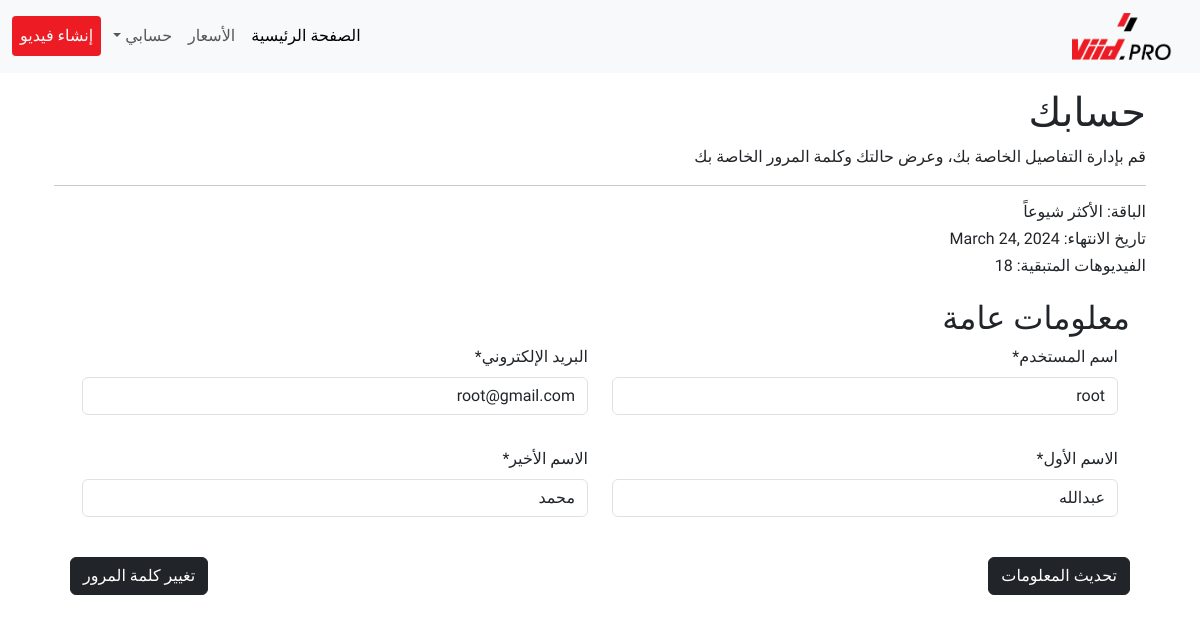
/accounts/profile/ (signed in), run on an earlier commit of the app's database.
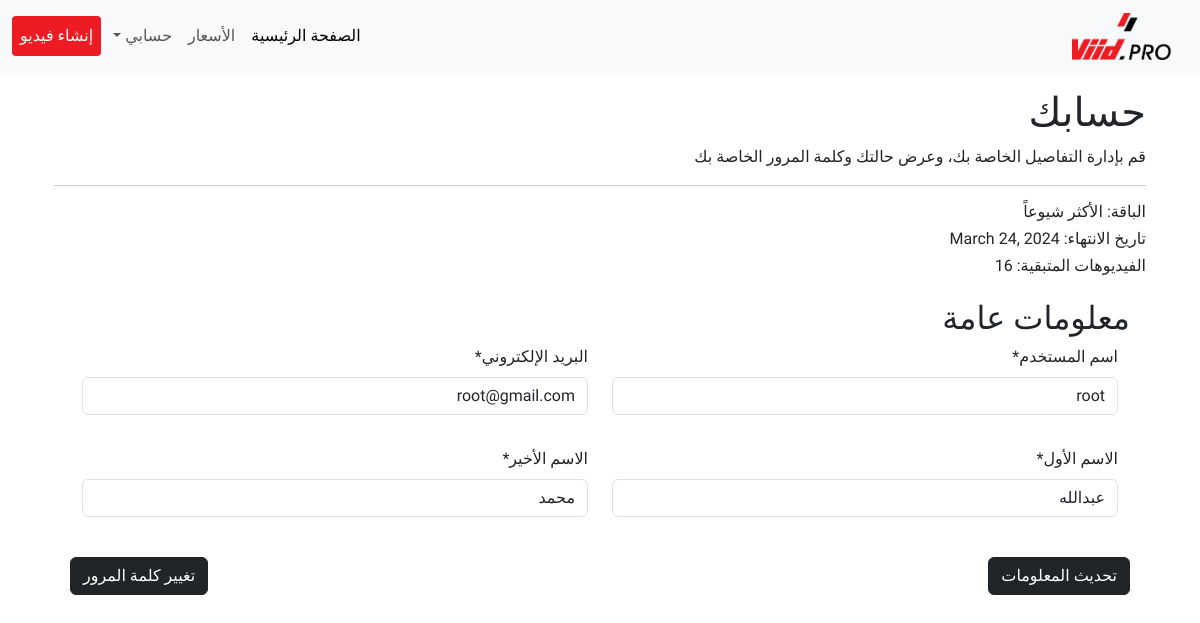
And on a later commit of the database.
### pay/models.py (models this page shows, shortened)
class Subscription(models.Model):
    user = models.OneToOneField(User, on_delete=models.CASCADE)
    plan = models.ForeignKey(Plan, on_delete=models.CASCADE)
    start_date = models.DateField(auto_now_add=True)
    end_date_time = models.DateField(blank=True, null=True)
    videos_per_months = models.IntegerField(default=0)

class Plan(models.Model):
    name=models.CharField(max_length=100, verbose_name='اسم الباقة')
    price=models.IntegerField(verbose_name="سعر الباقة")
    validaity=models.CharField(max_length=100, verbose_name="دورة الباقة (30 يوم)")
    unlimited=models.BooleanField(default=False, verbose_name='غير محدودة')
    videos_per_months = models.IntegerField(default=0)
    def __str__(self):
        return self.name

### users/views.py (the view)
# urls.py: path('profile/', profile, name='profile'),
@login_required
def profile(request):
    user = request.user
    try:
        subscription = Subscription.objects.get(user=user)
    except:
        return redirect('/pay/plans/')
    profile = Profile.objects.get(user=user)
    user_update = UserUpdateForm(instance=user)
    profile_update = UpdateProfileForm(instance=profile)
    if request.POST: # Save
        user_update = UserUpdateForm(request.POST, instance=request.user)
        profile_update = UpdateProfileForm(request.POST, request.FILES, instance=profile)
        if user_update.is_valid() and profile_update.is_valid():
            user_update.save()
            profile_update.save(commit=False)
            profile_update.user = request.user
            profile_update.save()
            print('Saved !!!')
            print('save successfully !') # test code
    else: # Show
        user_update = UserUpdateForm(instance=user)
        profile_update = UpdateProfileForm(instance=profile)
    context = {
        'user_update': user_update,
        'profile_update': profile_update,
        'subscription': subscription,
    }
    return render(request, 'users/profile.html', context)

### users/forms.py
class UserUpdateForm(forms.ModelForm):
    username = forms.CharField(label='اسم المستخدم', widget=forms.TextInput(attrs={"class": "form-control"}))
    email = forms.EmailField(label="البريد الإلكتروني", widget=forms.TextInput(attrs={'class': 'form-control'}))
    first_name = forms.CharField(label='الاسم الأول', widget=forms.TextInput(attrs={'class': 'form-control'}))
    last_name = forms.CharField(label="الاسم الأخير", widget=forms.TextInput(attrs={"class": "form-control"}))
    class Meta:
        model = User
        fields = ["username", 'first_name', 'last_name', 'email']

class UpdateProfileForm(forms.ModelForm):
    class Meta:
        model = Profile
        fields = ['image']

### users/templates/users/profile.html (shortened to what this page needs)
{% extends 'base.html' %}
{% load static %}
{% load crispy_forms_tags %}
{% block content %}
<div class="container">
  <h1>حسابك</h1>
  <p>قم بإدارة التفاصيل الخاصة بك، وعرض حالتك وكلمة المرور الخاصة بك</p>
  <hr>
  <div>
    <h6>الباقة: {{subscription.plan}}</h6>
    <h6>تاريخ الانتهاء: {{subscription.end_date_time}}</h6>
    <h6>الفيديوهات المتبقية: {{subscription.videos_per_months}}</h6>
  </div>
  <div class="public-information">
    <h2>معلومات عامة</h2>
  <form method="POST" enctype="multipart/form-data">
    <div class="container">
      <div class="row">
        <div class="col-sm-6">
          {{user_update.username|as_crispy_field}}
        </div>
        <div class="col-sm-6">
          {{user_update.email|as_crispy_field}}
        </div>
      </div>
      <div class="row mt-3">
        <div class="col-sm-6">
          {{user_update.first_name|as_crispy_field}}
        </div>
        <div class="col-sm-6">
          {{user_update.last_name|as_crispy_field}}
        </div>
      </div>
    </div>
        <br>
        <div class="grid">
          <div class="item" style="display: flex; justify-content: space-between; width: 100%;">
            <button type="submit" class="btn btn-dark">تحديث المعلومات</button>
            <a href="{% url 'account_reset_password' %}" class="btn btn-dark">تغيير كلمة المرور</a>
          </div>
        </div>
      </form>
      <br>
  </div>
</div>
{% endblock %}

### templates/base.html (shortened to what this page needs)
{% load static %}
<!DOCTYPE html>
<html lang="ar" dir="rtl">
<head>
    <link rel="stylesheet" href="https://cdnjs.cloudflare.com/ajax/libs/font-awesome/6.4.0/css/all.min.css" />
    <link href="https://cdn.jsdelivr.net/npm/bootstrap@5.3.0-alpha1/dist/css/bootstrap.min.css" rel="stylesheet">
</head>
<body>
  <nav class="navbar navbar-expand-lg bg-body-tertiary">
    <div class="container-fluid">
      <a class="navbar-brand" href="{% url 'pages:index' %}">
        <img src="{% static 'images/logo.png' %}" width="100" class="d-inline-block align-top" alt="Your Logo">
      </a>
      <div class="collapse navbar-collapse" id="navbarSupportedContent">
        <ul class="navbar-nav me-auto mb-2 mb-lg-0">
          <li class="nav-item">
            <a class="nav-link active" aria-current="page" href="{% url 'pages:index' %}">الصفحة الرئيسية</a>
          </li>
          <li class="nav-item">
            <a class="nav-link" href="{% url 'pay:plans' %}">الأسعار</a>
          </li>
          {% if not user.is_authenticated %}
          <li class="nav-item">
            <a href="{% url 'account_login' %}" class="nav-link">تسجيل دخول</a>
          </li>
          {% else %}
          <li class="nav-item dropdown">
            <a class="nav-link dropdown-toggle" href="#" role="button" data-bs-toggle="dropdown" aria-expanded="false">
              حسابي
            </a>
          </li>
          {% endif %}
          <li class="nav-item">
            <a class="nav-link btn btn-sm text-light " style="background-color: #ed1c24;" href="{% url 'video:combine-images' %}">إنشاء فيديو</a>
          </li>
        </ul>
      </div>
    </div>
  </nav>
      <div class="container mt-3 mb-3">
        {% block content %}
        {% endblock content %}
      </div>
</body>
</html>

### templates/base.html (style rules this page uses)
* { font-family: 'Cairo', sans-serif; }

### users/templates/users/profile.html (style rules this page uses)
.public-information, .security { padding: 1rem; }

What changed in the data, as far as the page shows it:
changed Subscription "الأكثر شيوعاً": videos_per_months "18" → "16"
